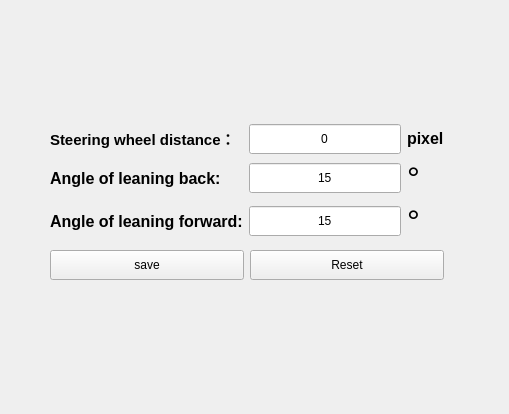
<?xml version="1.0" encoding="UTF-8"?>
<ui version="4.0">
 <class>Form</class>
 <widget class="QWidget" name="Form">
  <property name="geometry">
   <rect>
    <x>0</x>
    <y>0</y>
    <width>509</width>
    <height>414</height>
   </rect>
  </property>
  <property name="windowTitle">
   <string>Threshold setting</string>
  </property>
  <property name="windowIcon">
   <iconset>
    <normaloff>images/Set.png</normaloff>images/Set.png</iconset>
  </property>
  <widget class="QWidget" name="">
   <property name="geometry">
    <rect>
     <x>50</x>
     <y>120</y>
     <width>394</width>
     <height>166</height>
    </rect>
   </property>
   <layout class="QVBoxLayout" name="verticalLayout">
    <item>
     <layout class="QGridLayout" name="gridLayout">
      <item row="2" column="0">
       <widget class="QLabel" name="label_3">
        <property name="text">
         <string>&lt;html&gt;&lt;head/&gt;&lt;body&gt;&lt;p&gt;&lt;span style=&quot; font-size:12pt; font-weight:700;&quot;&gt;Angle of leaning forward:&lt;/span&gt;&lt;/p&gt;&lt;/body&gt;&lt;/html&gt;</string>
        </property>
       </widget>
      </item>
      <item row="0" column="1">
       <widget class="QLineEdit" name="Distance_Line">
        <property name="minimumSize">
         <size>
          <width>0</width>
          <height>30</height>
         </size>
        </property>
        <property name="text">
         <string>0</string>
        </property>
        <property name="alignment">
         <set>Qt::AlignCenter</set>
        </property>
        <property name="placeholderText">
         <string>15</string>
        </property>
       </widget>
      </item>
      <item row="2" column="1">
       <widget class="QLineEdit" name="Tilt_Line">
        <property name="minimumSize">
         <size>
          <width>0</width>
          <height>30</height>
         </size>
        </property>
        <property name="maximumSize">
         <size>
          <width>16777215</width>
          <height>16777215</height>
         </size>
        </property>
        <property name="text">
         <string>15</string>
        </property>
        <property name="alignment">
         <set>Qt::AlignCenter</set>
        </property>
        <property name="placeholderText">
         <string>15</string>
        </property>
       </widget>
      </item>
      <item row="1" column="1">
       <widget class="QLineEdit" name="Dive_Line">
        <property name="minimumSize">
         <size>
          <width>0</width>
          <height>30</height>
         </size>
        </property>
        <property name="text">
         <string>15</string>
        </property>
        <property name="alignment">
         <set>Qt::AlignCenter</set>
        </property>
        <property name="placeholderText">
         <string>15</string>
        </property>
       </widget>
      </item>
      <item row="1" column="2">
       <widget class="QLabel" name="label_2">
        <property name="text">
         <string>&lt;html&gt;&lt;head/&gt;&lt;body&gt;&lt;p&gt;&lt;span style=&quot; font-size:24pt;&quot;&gt;°&lt;/span&gt;&lt;/p&gt;&lt;/body&gt;&lt;/html&gt;</string>
        </property>
       </widget>
      </item>
      <item row="1" column="0">
       <widget class="QLabel" name="label">
        <property name="text">
         <string>&lt;html&gt;&lt;head/&gt;&lt;body&gt;&lt;p&gt;&lt;span style=&quot; font-size:12pt; font-weight:700;&quot;&gt;Angle of leaning back:&lt;/span&gt;&lt;/p&gt;&lt;/body&gt;&lt;/html&gt;</string>
        </property>
       </widget>
      </item>
      <item row="2" column="2">
       <widget class="QLabel" name="label_4">
        <property name="text">
         <string>&lt;html&gt;&lt;head/&gt;&lt;body&gt;&lt;p&gt;&lt;span style=&quot; font-size:24pt;&quot;&gt;°&lt;/span&gt;&lt;/p&gt;&lt;/body&gt;&lt;/html&gt;</string>
        </property>
       </widget>
      </item>
      <item row="0" column="0">
       <widget class="QLabel" name="label_7">
        <property name="text">
         <string>&lt;html&gt;&lt;head/&gt;&lt;body&gt;&lt;p&gt;&lt;span style=&quot; font-size:11pt; font-weight:700;&quot;&gt;Steering wheel distance：&lt;/span&gt;&lt;/p&gt;&lt;/body&gt;&lt;/html&gt;</string>
        </property>
       </widget>
      </item>
      <item row="0" column="2">
       <widget class="QLabel" name="label_8">
        <property name="text">
         <string>&lt;html&gt;&lt;head/&gt;&lt;body&gt;&lt;p&gt;&lt;span style=&quot; font-size:12pt; font-weight:700;&quot;&gt;pixel&lt;/span&gt;&lt;/p&gt;&lt;/body&gt;&lt;/html&gt;</string>
        </property>
       </widget>
      </item>
     </layout>
    </item>
    <item>
     <layout class="QHBoxLayout" name="horizontalLayout">
      <item>
       <widget class="QPushButton" name="pushButton_save">
        <property name="minimumSize">
         <size>
          <width>0</width>
          <height>30</height>
         </size>
        </property>
        <property name="text">
         <string>save</string>
        </property>
        <property name="iconSize">
         <size>
          <width>10</width>
          <height>16</height>
         </size>
        </property>
       </widget>
      </item>
      <item>
       <widget class="QPushButton" name="pushButton_reset">
        <property name="minimumSize">
         <size>
          <width>0</width>
          <height>30</height>
         </size>
        </property>
        <property name="text">
         <string>Reset</string>
        </property>
       </widget>
      </item>
     </layout>
    </item>
   </layout>
  </widget>
 </widget>
 <resources/>
 <connections/>
</ui>
